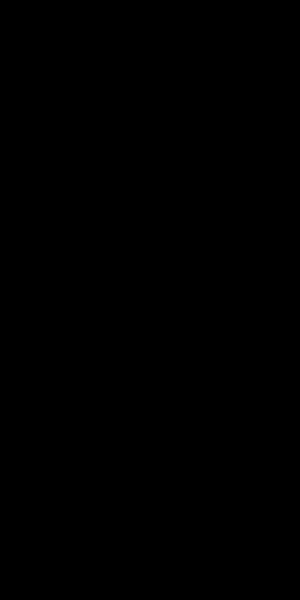
Frame 1 (no input)
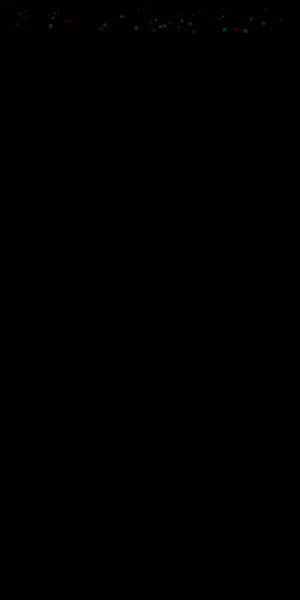
Frame 60 (the mouse pressed at the canvas centre just before this capture)
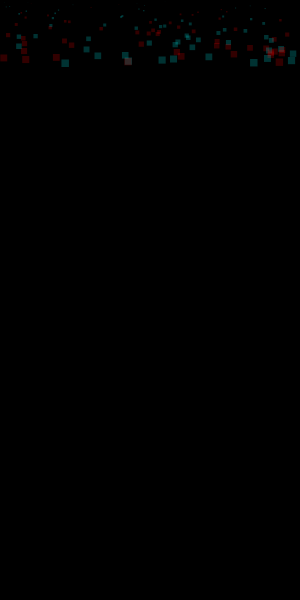
Frame 120 (the mouse held since frame 60 and released just before this capture)

The Processing sketch that drew these frames (run headless with seeded random() and noise(); from frame 60 on, the mouse is pressed at the canvas centre):

// Processing sketch: processing_36719
// ── processing_36719.pde

//This program draws random rectangles that increase in size to the middle of the sketch and then decrease in size to the end.

void setup() {
  size(300, 600);
  noStroke();
  background(0);
}

float rectSize = 0;  //This controls the size of the rectangle.
float count = 0;     //This controls the counter.
float num = 1200;    //This is the number of rectangles being drawn.

void draw() {
  if (count > height) {  
    rectSize -= 2;             //This determines when the rectangles will decrease in size.
  }
  if (count < num) {
    rectSize += 1;             //This determines when the rectangles will increase in size.
    if (random(100) > 50) {    //This determines the probablity.
      fill(255, 0, 0, 50);     //This makes the red rectangles.
    }
    else {
      fill(0, 255, 255, 50);   //This makes the cyan rectangles.
    }
    //This draws the rectangles with a random x value and an increasing y value. The dimensions are slowed down by dividing each by 16.
    rect(random(width), count/2, rectSize/16, rectSize/16);  
    
  }
  count++;
}
